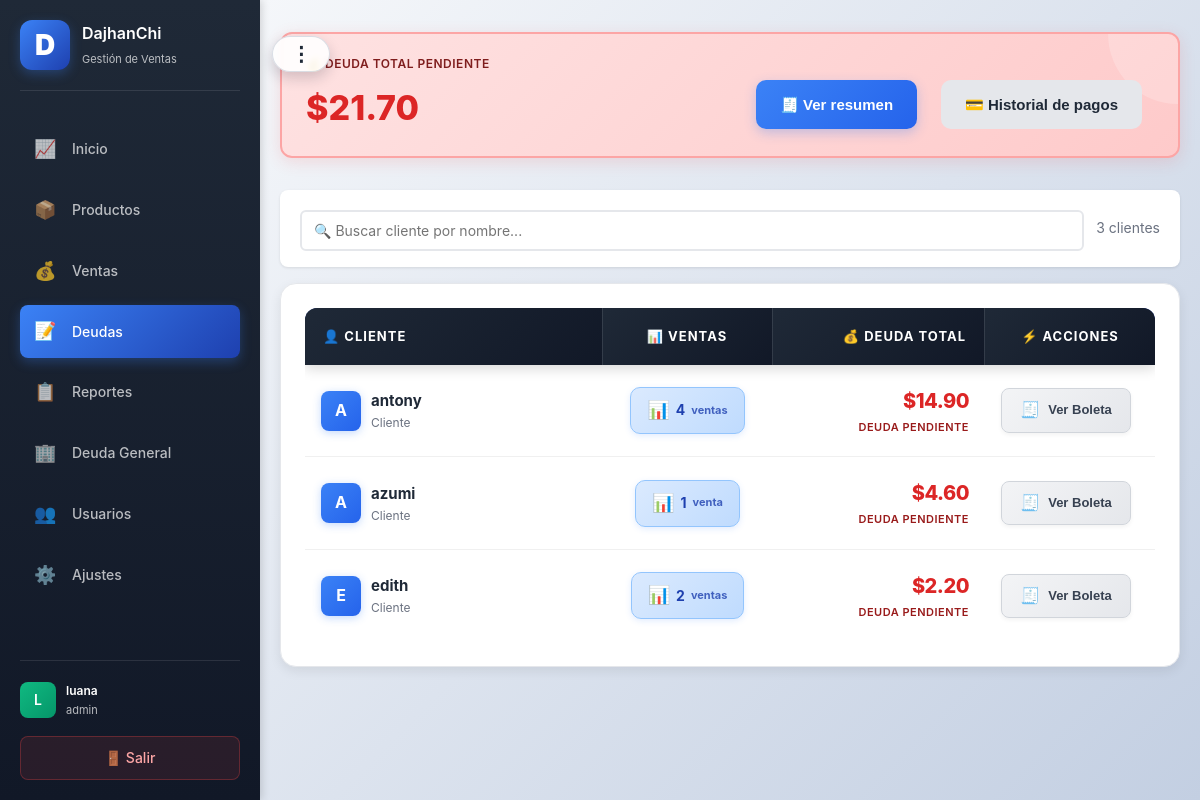
The page /debts (signed in) on the database as committed earlier.
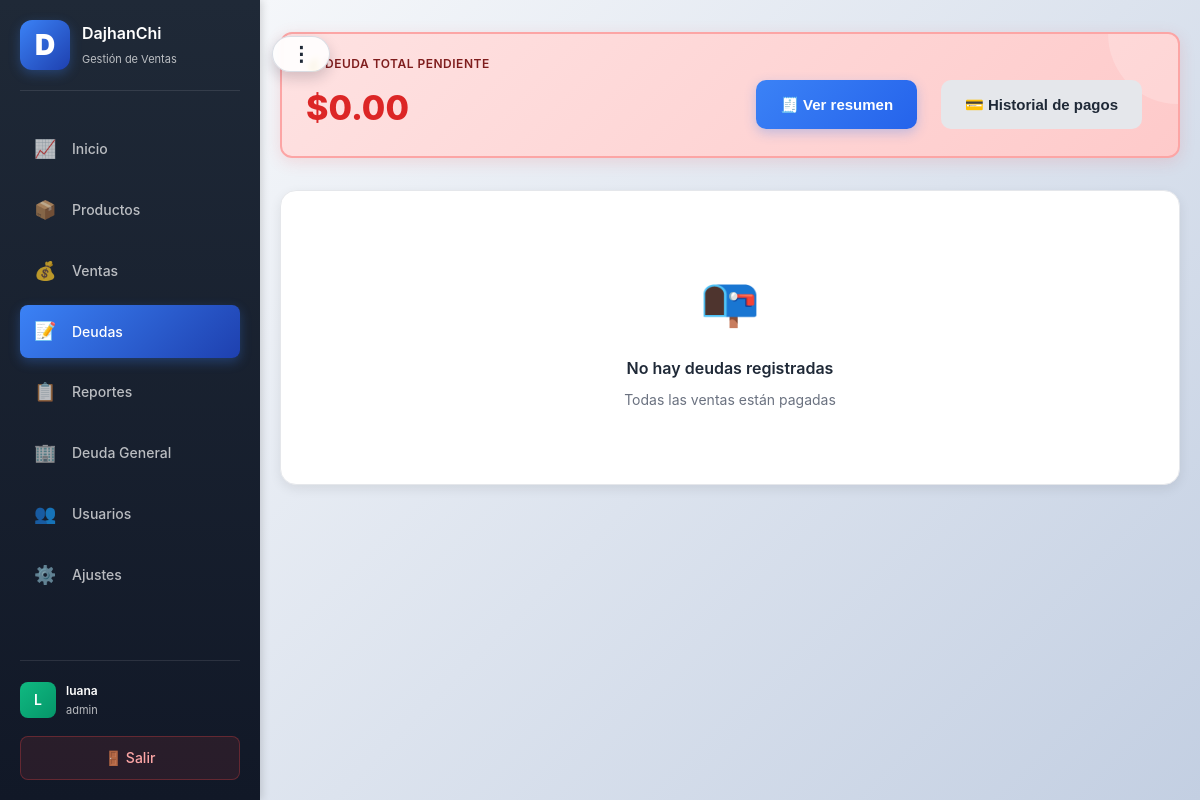
The same page on the database as committed later.
### app.py (models this page shows)
class SaleItem(db.Model):
    id = db.Column(db.Integer, primary_key=True)
    sale_id = db.Column(db.Integer, db.ForeignKey("sale.id"), nullable=False)
    product_id = db.Column(db.Integer, db.ForeignKey("product.id"), nullable=False)
    qty = db.Column(db.Integer, nullable=False, default=1)
    unit_price_cents = db.Column(db.Integer, nullable=False, default=0)
    line_total_cents = db.Column(db.Integer, nullable=False, default=0)
    sale = db.relationship("Sale", backref=db.backref("items", lazy=True))
    product = db.relationship("Product")

class Sale(db.Model):
    id = db.Column(db.Integer, primary_key=True)
    user_id = db.Column(db.Integer, db.ForeignKey("user.id"), nullable=False, index=True)
    created_at = db.Column(db.DateTime, nullable=False, default=datetime.now, index=True)
    customer_name = db.Column(db.String(160))
    payment_method = db.Column(db.String(20), nullable=False, default="efectivo")  # efectivo, yape, fiado
    total_cents = db.Column(db.Integer, nullable=False, default=0)
    paid_cents = db.Column(db.Integer, nullable=False, default=0)
    payment_status = db.Column(db.String(20), nullable=False, default="pagado")  # pagado, pendiente, parcial
    user = db.relationship("User", backref=db.backref("sales", lazy=True))
    @property
    def pending_cents(self):
        return max(0, self.total_cents - self.paid_cents)

### app.py (the view)
@app.route("/debts")
@login_required
@require_permission("debts")
def debts():
    user_id = session.get("user_id")
    pending_sales = (
        Sale.query.filter(
            Sale.user_id == user_id,
            Sale.payment_method == "fiado",
            Sale.payment_status.in_(["pendiente", "parcial"])
        )
        .options(
            db.joinedload(Sale.items).joinedload(SaleItem.product),
            db.joinedload(Sale.payments)
        )
        .order_by(Sale.created_at.desc())
        .all()
    )
    debts_by_customer = {}
    for sale in pending_sales:
        customer = sale.customer_name or "Sin nombre"
        if customer not in debts_by_customer:
            customer_key = customer if customer != "Sin nombre" else "__SIN_NOMBRE__"
            debts_by_customer[customer] = {
                'customer_name': customer,
                'customer_key': customer_key,
                'total_original_cents': 0,
                'total_paid_cents': 0,
                'total_debt_cents': 0,
                'sales': [],
                'items_map': {}
            }
        debts_by_customer[customer]['total_debt_cents'] += sale.pending_cents
        debts_by_customer[customer]['sales'].append(sale)
    for sale in pending_sales:
        customer = sale.customer_name or "Sin nombre"
        customer_data = debts_by_customer.get(customer)
        if not customer_data:
            continue
        customer_data['total_original_cents'] += sale.total_cents
        customer_data['total_paid_cents'] += sale.paid_cents
        items_map = customer_data['items_map']
        for item in sale.items:
            product_name = item.product.name if item.product else "Producto eliminado"
            key = item.product_id
            if key not in items_map:
                items_map[key] = {
                    'product_name': product_name,
                    'qty': 0,
                    'line_total_cents': 0
                }
            items_map[key]['qty'] += item.qty
            items_map[key]['line_total_cents'] += item.line_total_cents
    for customer_data in debts_by_customer.values():
        items_list = sorted(
            customer_data['items_map'].values(),
            key=lambda x: x['product_name'].lower()
        )
        customer_data['items_list'] = items_list
        customer_data.pop('items_map', None)
    grouped_debts = sorted(debts_by_customer.values(), key=lambda x: x['customer_name'].lower())
    total_debt_cents = sum(sale.pending_cents for sale in pending_sales)
    debts_summary_data = {
        "total_debt_cents": total_debt_cents,
        "customers": [
            {
                "customer_name": c["customer_name"],
                "total_original_cents": c["total_original_cents"],
                "total_paid_cents": c["total_paid_cents"],
                "total_debt_cents": c["total_debt_cents"],
                "items_list": c["items_list"]
            }
            for c in grouped_debts
        ]
    }
    debts_summary_json = json.dumps(debts_summary_data)
    grouped_debts_serializable = [
        {
            "customer_name": c["customer_name"],
            "customer_key": c["customer_key"],
            "total_original_cents": c["total_original_cents"],
            "total_paid_cents": c["total_paid_cents"],
            "total_debt_cents": c["total_debt_cents"],
            "items_list": c["items_list"],
            "latest_sale_id": c["sales"][0].id if c.get("sales") else None,
            "sales_summary": [
                {
                    "id": sale.id,
                    "created_at": sale.created_at.strftime("%d/%m/%Y %H:%M"),
                    "total_cents": sale.total_cents,
                    "paid_cents": sale.paid_cents,
                    "pending_cents": sale.pending_cents,
                    "payment_status": sale.payment_status,
                }
                for sale in sorted(c.get("sales", []), key=lambda s: s.created_at, reverse=True)
            ]
        }
        for c in grouped_debts
    ]
    grouped_debts_json = json.dumps(grouped_debts_serializable)
    return render_template("debts.html",
                         grouped_debts=grouped_debts,
                         total_debt_cents=total_debt_cents,
                         debts_summary_json=debts_summary_json,
                         grouped_debts_json=grouped_debts_json)

### app.py (called while the page is built, shortened)
@app.before_request
def init_db_once():
    global _db_initialized
    if _db_initialized:
        return

@app.template_filter("money")
def format_money(cents):
    if cents is None:
        return "$0.00"
    return f"${cents / 100:.2f}"

def get_user_settings(user_id):
    settings = Settings.query.filter_by(user_id=user_id).first()
    if not settings:
        settings = Settings(user_id=user_id, stock_yellow_threshold=10)
        db.session.add(settings)
        db.session.commit()
    return settings

def login_required(view):
    @wraps(view)
    def wrapped(*args, **kwargs):
        if not session.get("user_id"):
            return redirect(url_for("login"))
        return view(*args, **kwargs)
    return wrapped

### templates/debts.html (shortened to what the changed rows need)
{% extends "base.html" %}
{% block content %}
    <div style="display: grid; grid-template-columns: 1fr; gap: 16px; margin-bottom: 32px;">
        <div style="background: linear-gradient(135deg, #fee2e2 0%, #fecaca 100%); border-radius: 12px; padding: 20px 24px; box-shadow: 0 4px 16px rgba(239, 68, 68, 0.15); border: 2px solid #fca5a5; position: relative; overflow: hidden;">
            <div style="position: relative; z-index: 1; display: flex; align-items: center; justify-content: space-between; gap: 16px; flex-wrap: wrap;">
                <div>
                    <div style="font-size: 12px; color: #7f1d1d; font-weight: 600; text-transform: uppercase; letter-spacing: 0.5px; margin-bottom: 8px;">💰 Deuda Total Pendiente</div>
                    <div style="font-weight: 800; font-size: 34px; color: #dc2626;">{{ total_debt_cents | money }}</div>
                </div>
            </div>
        </div>
    </div>
    {% if grouped_debts %}
    <div style="background: white; padding: 16px 20px; border-radius: 8px; margin-bottom: 16px; box-shadow: 0 1px 3px rgba(0,0,0,0.1);">
        <div style="display: flex; gap: 12px; align-items: center;">
            <div style="flex: 1; position: relative;">
                <input type="text" id="debtSearchInput" placeholder="🔍 Buscar cliente por nombre..."
                       style="width: 100%; padding: 10px 12px; border: 2px solid #e5e7eb; border-radius: 6px; font-size: 14px; transition: border-color 0.2s; box-sizing: border-box;">
            </div>
            <div id="debtSearchResults" style="color: #6b7280; font-size: 14px; white-space: nowrap;">
                <span id="totalCustomers">{{ grouped_debts|length }}</span> clientes
            </div>
        </div>
    </div>
    {% endif %}
    <div class="card animate-card-pop" style="border-radius: 16px; box-shadow: 0 4px 12px rgba(0,0,0,0.08); border: 1px solid #e5e7eb;">
        {% if grouped_debts %}
        <div class="table-scroll-container">
            <table class="customer-table">
                <thead>
                    <tr>
                        <th style="text-align: left; width: 35%;">👤 Cliente</th>
                        <th style="text-align: center; width: 20%;">📊 Ventas</th>
                        <th style="text-align: right; width: 25%;">💰 Deuda Total</th>
                        <th style="text-align: center; width: 20%;">⚡ Acciones</th>
                    </tr>
                </thead>
                <tbody>
                {% for customer in grouped_debts %}
                    <tr data-customer="{{ customer.customer_name }}" data-customer-index="{{ loop.index0 }}" class="customer-row">
                        <td style="vertical-align: middle;">
                            <div style="display: flex; align-items: center; gap: 10px;">
                                <div style="width: 40px; height: 40px; background: linear-gradient(135deg, #3b82f6 0%, #2563eb 100%); border-radius: 8px; display: flex; align-items: center; justify-content: center; color: white; font-weight: 700; font-size: 16px; box-shadow: 0 2px 8px rgba(59, 130, 246, 0.3);">
                                    {{ customer.customer_name[0]|upper }}
                                </div>
                                <div>
                                    <div style="font-weight: 700; color: #1f2937; font-size: 15px;">{{ customer.customer_name }}</div>
                                    <div style="font-size: 12px; color: #6b7280;">Cliente</div>
                                </div>
                            </div>
                        </td>
                        <td style="text-align: center; vertical-align: middle;">
                            <div style="display: inline-flex; align-items: center; gap: 6px; background: linear-gradient(135deg, #dbeafe 0%, #bfdbfe 100%); color: #1e40af; padding: 8px 16px; border-radius: 10px; font-weight: 700; box-shadow: 0 2px 6px rgba(59, 130, 246, 0.15); border: 1px solid #93c5fd;">
                                <span style="font-size: 18px;">📊</span>
                                <span style="font-size: 14px;">{{ customer.sales|length }}</span>
                                <span style="font-size: 11px; opacity: 0.8;">venta{{ 's' if customer.sales|length != 1 else '' }}</span>
                            </div>
                        </td>
                        <td style="text-align: right; vertical-align: middle;">
                            <div style="display: flex; flex-direction: column; align-items: flex-end; gap: 2px;">
                                <div style="font-weight: 800; color: #dc2626; font-size: 20px; letter-spacing: -0.5px;">{{ customer.total_debt_cents | money }}</div>
                                <div style="font-size: 11px; color: #991b1b; font-weight: 600; text-transform: uppercase; letter-spacing: 0.5px;">Deuda pendiente</div>
                            </div>
                        </td>
                        <td style="text-align: center; vertical-align: middle;">
                            <button type="button"
                                    class="button secondary small"
                                    style="display: inline-flex; align-items: center; gap: 8px; font-weight: 700; padding: 10px 18px; border-radius: 8px; background: linear-gradient(135deg, #f3f4f6 0%, #e5e7eb 100%); color: #374151; border: 1px solid #d1d5db; box-shadow: 0 2px 4px rgba(0, 0, 0, 0.05); transition: all 0.2s ease;"
                                    data-href="{{ url_for('debt_customer_receipt', customer=customer.customer_key) }}"
                                    onclick="event.stopPropagation(); window.location.href=this.getAttribute('data-href')"
                                    onmouseover="this.style.background='linear-gradient(135deg, #3b82f6 0%, #2563eb 100%)'; this.style.color='white'; this.style.transform='translateY(-2px)'; this.style.boxShadow='0 4px 12px rgba(59, 130, 246, 0.3)';"
                                    onmouseout="this.style.background='linear-gradient(135deg, #f3f4f6 0%, #e5e7eb 100%)'; this.style.color='#374151'; this.style.transform='translateY(0)'; this.style.boxShadow='0 2px 4px rgba(0, 0, 0, 0.05)';">
                                <span style="font-size: 16px;">🧾</span>
                                <span>Ver Boleta</span>
                            </button>
                        </td>
                    </tr>
                {% endfor %}
                </tbody>
            </table>
        </div>
        {% else %}
        <div style="text-align: center; padding: 48px 0;">
            <p style="font-size: 48px; margin: 0;">📭</p>
            <h3 style="margin: 16px 0 8px 0;">No hay deudas registradas</h3>
            <p style="color: #6b7280; margin: 0;">Todas las ventas están pagadas</p>
        </div>
        {% endif %}
    </div>
{% endblock %}

Rows that differ between the two databases and show on the page:
no longer on this page (row unchanged): SaleItem: customer_name "A", customer_name "antony", sales|length "4", sales "s", total_debt_cents "$14.90"
removed SaleItem: customer_name "A", customer_name "azumi", sales|length "1", total_debt_cents "$4.60"
no longer on this page (row unchanged): SaleItem: customer_name "E", customer_name "edith", sales|length "2", sales "s", total_debt_cents "$2.20"
Other text that changed with them:
{{ total_debt_cents | money }}: "$21.70" → "$0.00"
{{ grouped_debts|length }}: "3" → (not shown)
text no longer shown: "clientes 👤 CLIENTE 📊 VENTAS 💰 DEUDA TOTAL ⚡ ACCIONES"
text now shown: "📭 No hay deudas registradas Todas las ventas están pagadas"
